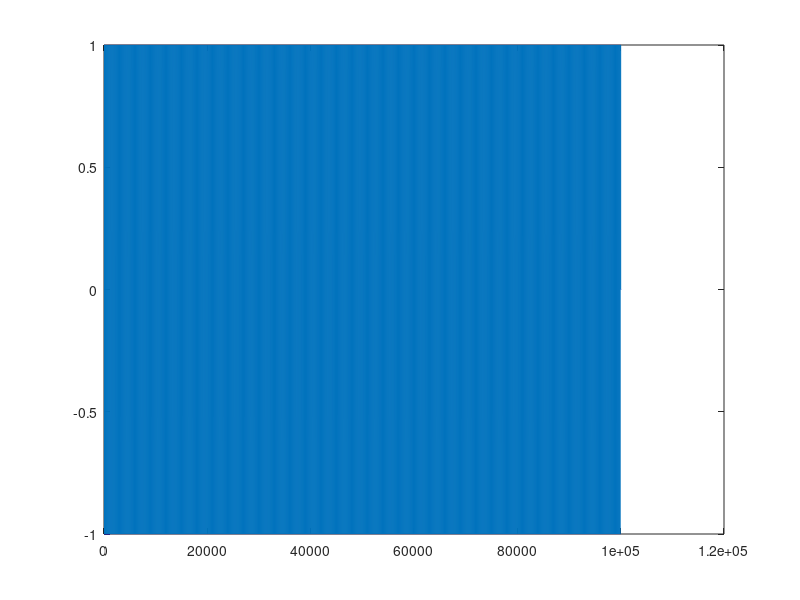

This chart was generated by the following MATLAB code: (Note: this script raises an error after producing the figure.)
y = zeros(1,1e6);
% y(1:10000) = 0;
% y(1e5:2e5) = 1;
% y(2e5:3e5) = -1;
% y(3e5:4e5) = 1;
% y(4e5:5e5) = -1;
% y(5e5:6e5) = 1;
% y(6e5:7e5) = -1;
% y(7e5:8e5) = 1;
% y(8e5:9e5) = -1;
% y(9e5:10e5) = 1;

x = 1:1e3;
y = cos(x*pi);
pw = 1e2;
out = conv(upsample(y,pw),ones(1,pw));

plot(out)

write_usrp_data_file(out, 'data.dat')